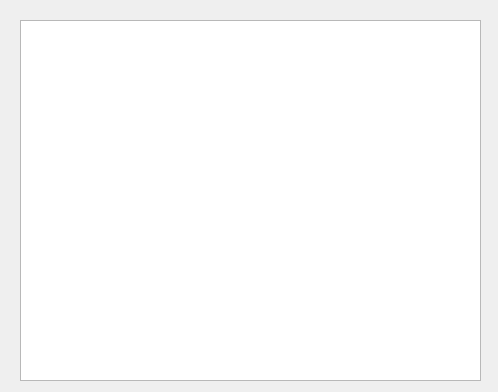
<?xml version="1.0" encoding="UTF-8"?>
<ui version="4.0">
 <class>ThirdWindow</class>
 <widget class="QDialog" name="ThirdWindow">
  <property name="geometry">
   <rect>
    <x>0</x>
    <y>0</y>
    <width>498</width>
    <height>392</height>
   </rect>
  </property>
  <property name="windowTitle">
   <string>GlassMaker</string>
  </property>
  <property name="windowIcon">
   <iconset>
    <normaloff>../build-GlassMaker-Desktop_Qt_6_2_0_MinGW_64_bit-Debug/Everaldo-Crystal-Clear-App-miscellaneous.ico</normaloff>../build-GlassMaker-Desktop_Qt_6_2_0_MinGW_64_bit-Debug/Everaldo-Crystal-Clear-App-miscellaneous.ico</iconset>
  </property>
  <widget class="QTextBrowser" name="textView">
   <property name="geometry">
    <rect>
     <x>20</x>
     <y>20</y>
     <width>461</width>
     <height>361</height>
    </rect>
   </property>
  </widget>
 </widget>
 <resources/>
 <connections/>
</ui>
